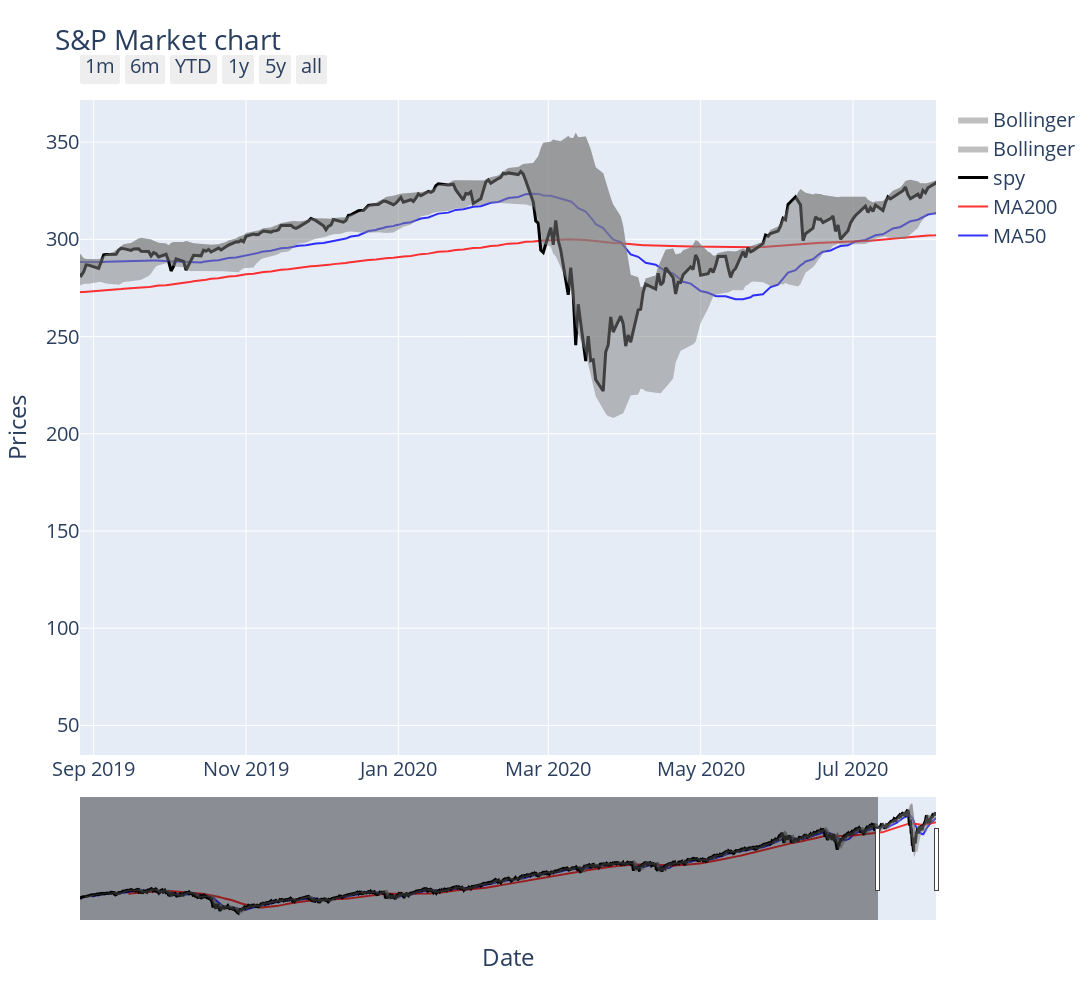

Notebook source saved alongside this figure:
### Markdown cell above
# Main

### Code cell
%matplotlib widget
df_sec = update_securities_df(Securities_file_import_from_csv)
# Relative strength indicator and economic indicators

# df = update_securities_df(Securities_file_import_from_csv)

# Local variables
#accounts = ['sectors','inx']
data_type='Adj Close'
# force_update = False # Force download of financial data
# df = df.loc[(df['Type'] == 'sector') | (df['Type'] == 'inx')]
# df = df['Ticker'].values.tolist()

# for ARRAY in df: 
#     prices_file = META_FILE_FOLDER_LOCATION +'prices_'+ARRAY+'.csv'
# #     if ARRAY == 'sectors': 
# #         securities = ['xlp', 'xle', 'xlv', 'xli', 'xlb',
# #                       'xlk', 'iyt', 'xlu', 'vcr', 'vfh', 'vnq']
        
#         sector_price_data = get_prices(df, account, prices_file, 
#                                        data_type, start_date, force_update)
        
#     for index,rows in df.iterrows():
#         if rows['Type'] == 'sector':
#             prices_file = META_FILE_FOLDER_LOCATION +'prices_'+rows['Ticker']+'.csv'
#             sector_price_data = get_prices(rows['Ticker'], account, prices_file, 
#                                            data_type, start_date, force_update)
        

df = df_sec
df = df.loc[(df['Type'] == 'sector') | (df['Type'] == 'inx')]
df = df['Ticker'].values.tolist()

sector_price_data = get_prices(df, account = SECURITY_ARRAY[0], 
                               FOLDER_LOCATION = META_FILE_FOLDER_LOCATION,
                               data_type = 'Adj Close', start_date = start_date, force_update = False)

    
inx_price_data = sector_price_data[[INX]]
#inx_price_data = inx_price_data.rename(columns={inx_price_data[0]: INX })
inx_price_data['MA50_index']=inx_price_data[INX].rolling(50).mean()
inx_price_data['MA200_index']=inx_price_data[INX].rolling(200).mean()
#inx_price_data.index = pd.to_datetime(inx_price_data.index)

#  Function calls
Market_indicator_signal,mkt_ind = get_mkt_indicator(inx_price_data)
Average_return = _1_3_6_9_12_month_returns(sector_price_data)
FRED_data_mort = get_FRED_data('MORTGAGE30US','mort',start_date,0,1,FRED_API)
FRED_data_LEI = get_FRED_data('USSLIND','LEI',start_date,0,1,FRED_API)
FRED_data_inf = get_FRED_data('CPILFESL','inf',start_date,12,100,FRED_API)
FRED_data_10_2 = get_FRED_data('T10Y2Y','10_2',start_date,0,1,FRED_API)
FRED_data_RF = get_FRED_data('DTB3','RF',start_date,0,1,FRED_API)
FRED_data_ICSA = get_FRED_data('ICSA','UnEmp',start_date,52,1,FRED_API)

combined_12_mo_return = pd.concat([FRED_data_RF, FRED_data_inf,
                                  FRED_data_LEI, FRED_data_mort,
                                  FRED_data_10_2, FRED_data_ICSA], 
                                  axis=1, sort=False)
combined_12_mo_return = combined_12_mo_return.fillna(method='ffill')
combined_12_mo_return = combined_12_mo_return.fillna(method='bfill')
bollinger_bands_graph(inx_price_data,INX);

#  Display
display = display_relative_strength(Average_return,
                                    Market_indicator_signal,
                                    mkt_ind,
                                    securities_file_location)

# S&P CHART
font = 1.0
inx_price_data = inx_price_data.reset_index()
Upper_bollinger = go.Scatter(x=inx_price_data['Date'],
                        y=inx_price_data['Upper Band'],
                                                     fill = "tonexty",
                        line=go.scatter.Line(color='gray', width = font*.0001),
                           opacity=0.8,
                           name='Bollinger',
                           text='Bollinger')

Lower_bollinger = go.Scatter(x=inx_price_data['Date'],
                        y=inx_price_data['Lower Band'],
                             fill = "tonexty",
                        line=go.scatter.Line(color='gray', width = font*.0001),
                           opacity=0.8,
                           name='Bollinger',
                           text='Bollinger')


price_data = go.Scatter(x=inx_price_data['Date'],
                        y=inx_price_data['spy'],
                        line=go.scatter.Line(color='black', width = font*3),
                           opacity=0.8,
                           name='spy',
                           text='price')

shrt_MA_data = go.Scatter(x=inx_price_data['Date'],
                        y=inx_price_data['MA50_index'],
                        line=go.scatter.Line(color='blue', width = font*2),
                           opacity=0.8,
                           name='MA50',
                           text='MA50')

long_MA_data = go.Scatter(x=inx_price_data['Date'],
                        y=inx_price_data['MA200_index'],
                        line=go.scatter.Line(color='red', width = font*2),
                           opacity=0.8,
                           name='MA200',
                           text='MA200')



layout = go.Layout(height=1000, width=1600, font=dict(size=20),
                   title='S&P Market chart',
                    yaxis=dict(title='Prices'),
                   xaxis=dict(title='Date',
                           rangeslider=dict(visible=True),
                           rangeselector=dict(
                           buttons=list([
                        dict(count=1, label="1m", step="month", stepmode="backward"),
                        dict(count=6, label="6m", step="month", stepmode="backward"),
                        dict(count=1, label="YTD", step="year", stepmode="todate"),
                        dict(count=1, label="1y", step="year", stepmode="backward"),
                        dict(count=6, label="5y", step="year", stepmode="backward"),
                        dict(step="all")
                ]))))


fig = go.Figure(data=[shrt_MA_data, long_MA_data, price_data, Upper_bollinger, Lower_bollinger], layout=layout)
iplot(fig)

display4 = econometric_graph(combined_12_mo_return);

### Figure 1 — Plotly figure (JSON) as saved in the notebook; plotly's stock layout.template omitted (floating-point values rounded to 4 significant figures; data arrays with more than 128 entries replaced by an {"elided": "..."} marker saying what was removed)
{"data": [{"line": {"color": "blue", "width": 2}, "name": "MA50", "opacity": 0.8, "text": "MA50", "type": "scatter", "x": {"elided": "3522 str values"}, "y": {"elided": "3522 float values"}}, {"line": {"color": "red", "width": 2}, "name": "MA200", "opacity": 0.8, "text": "MA200", "type": "scatter", "x": {"elided": "3522 str values"}, "y": {"elided": "3522 float values"}}, {"line": {"color": "black", "width": 3}, "name": "spy", "opacity": 0.8, "text": "price", "type": "scatter", "x": {"elided": "3522 str values"}, "y": {"elided": "3522 float values"}}, {"fill": "tonexty", "line": {"color": "gray", "width": 0.0001}, "name": "Bollinger", "opacity": 0.8, "text": "Bollinger", "type": "scatter", "x": {"elided": "3522 str values"}, "y": {"elided": "3522 float values"}}, {"fill": "tonexty", "line": {"color": "gray", "width": 0.0001}, "name": "Bollinger", "opacity": 0.8, "text": "Bollinger", "type": "scatter", "x": {"elided": "3522 str values"}, "y": {"elided": "3522 float values"}}], "layout": {"dragmode": "zoom", "font": {"size": 20}, "height": 1000, "title": {"text": "S&P Market chart"}, "width": 1600, "xaxis": {"autorange": false, "range": ["2019-08-26 12:50:00.4481", "2020-08-03 05:40:10.377"], "rangeselector": {"buttons": [{"count": 1, "label": "1m", "step": "month", "stepmode": "backward"}, {"count": 6, "label": "6m", "step": "month", "stepmode": "backward"}, {"count": 1, "label": "YTD", "step": "year", "stepmode": "todate"}, {"count": 1, "label": "1y", "step": "year", "stepmode": "backward"}, {"count": 6, "label": "5y", "step": "year", "stepmode": "backward"}, {"step": "all"}]}, "rangeslider": {"autorange": true, "range": ["2006-08-08", "2020-08-04"], "visible": true, "yaxis": {"_template": null, "rangemode": "match"}}, "title": {"text": "Date"}, "type": "date"}, "yaxis": {"autorange": true, "range": [34.79, 371.6], "title": {"text": "Prices"}, "type": "linear"}}}
